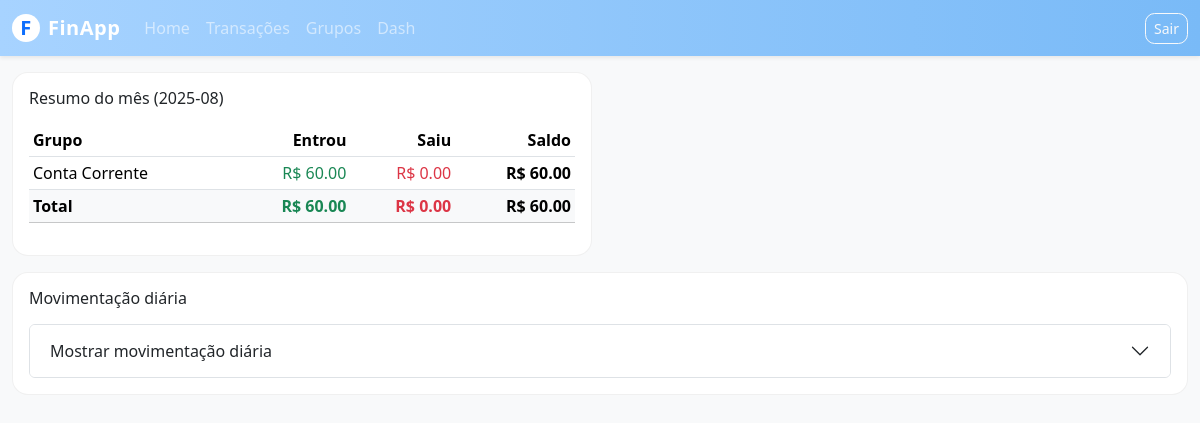
Page / (signed in) on the earlier database version.
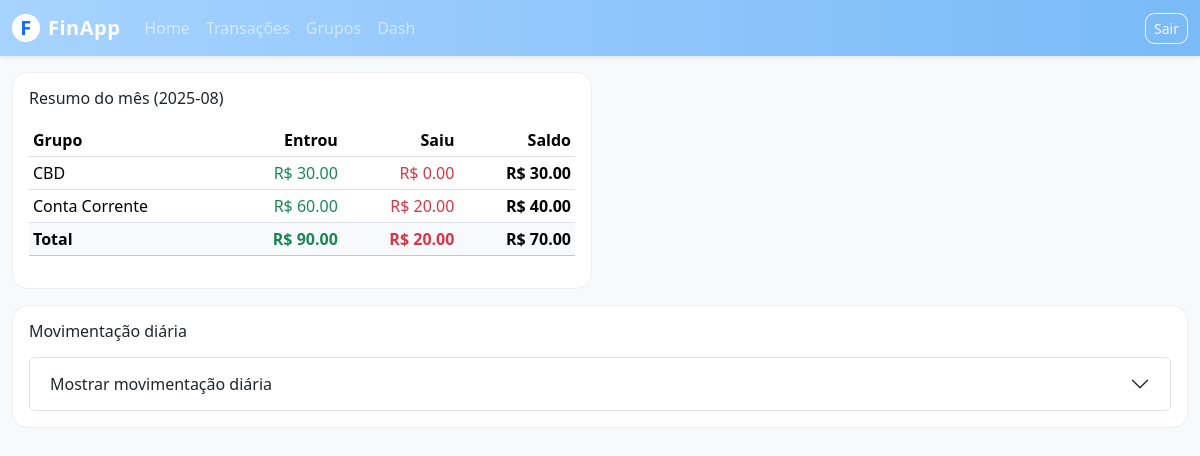
Same page on the later database version.
### app/models.py (models this page shows)
class Group(SQLModel, table=True):
    _tablename_ = "group"
    id: Optional[int] = Field(default=None, primary_key=True)
    user_id: int = Field(index=True)
    name: str

### app/main.py (the view)
@app.get("/", response_class=HTMLResponse)
def home(
    request: Request,
    start: Optional[str] = Query(default=None),
    end: Optional[str] = Query(default=None),
    gf: Optional[TList[str]] = Query(default=None),  # filtro por grupos
):
    uid = get_current_user_id(request)
    if not uid:
        return render(
            "home.html",
            title="FinApp",
            user_id=None,
            month=None,
            groups=None,
            totals=None,
            day_rows=None,
            start_val=None,
            end_val=None,
            gf=[],
            gf_label=None,
            group_options=[],
            default_group_id=None,
        )
    default_group = ensure_default_group(uid)
    groups_orm = get_user_groups(uid) or [default_group]
    group_options = [{"id": g.id, "name": g.name} for g in groups_orm]
    name_by_gid = {g["id"]: g["name"] for g in group_options}
    first_day, next_month_first, month_label = month_bounds()
    groups_list, totals = monthly_summary_by_group(uid)
    default_start = first_day
    default_end = next_month_first - timedelta(days=1)
    start_date = parse_date_yyyy_mm_dd(start) or default_start
    end_date = parse_date_yyyy_mm_dd(end) or default_end
    if end_date < start_date:
        end_date = start_date
    full_day_rows = daily_series_by_group(uid, start_date, end_date)
    gf_list: TList[str] = gf or []
    gf_set = set(gf_list)
    if not gf_list or "all" in gf_set:
        filtered = full_day_rows
        gf_label = "Todos os grupos"
    elif "total" in gf_set and len(gf_set) == 1:
        filtered = []
        running = 0.0
        for d in full_day_rows:
            inc = sum(r["in"] for r in d["rows"])
            out = sum(r["out"] for r in d["rows"])
            net = inc - out
            running += net
            filtered.append({
                "day": d["day"],
                "rows": [{
                    "group": "Total",
                    "in": inc, "out": out, "net": net, "balance": running
                }]
            })
        gf_label = "Total"
    else:
        selected_ids = set()
        for v in gf_list:
            try:
                selected_ids.add(int(v))
            except ValueError:
                pass
        selected_names = {name_by_gid[i] for i in selected_ids if i in name_by_gid}
        if not selected_names:
            filtered = full_day_rows
            gf_label = "Todos os grupos"
        else:
            out_rows: TList[Dict] = []
            for d in full_day_rows:
                rows = [r for r in d["rows"] if r["group"] in selected_names]
                existing_names = {r["group"] for r in rows}
                for name in selected_names - existing_names:
                    prev_balance = 0.0
                    if out_rows:
                        for prev in reversed(out_rows):
                            prev_row = next((rr for rr in prev["rows"] if rr["group"] == name), None)
                            if prev_row:
                                prev_balance = prev_row["balance"]
                                break
                    rows.append({"group": name, "in": 0.0, "out": 0.0, "net": 0.0, "balance": prev_balance})
                rows.sort(key=lambda x: x["group"].lower())
                out_rows.append({"day": d["day"], "rows": rows})
            gf_label = ", ".join(sorted(selected_names))
            filtered = out_rows
    display_rows = _prune_empty_days(filtered)
    return render(
        "home.html",
        title="FinApp",
        user_id=uid,
        month=month_label,
        groups=groups_list,
        totals=totals,
        day_rows=display_rows,
        start_val=start_date.isoformat(),
        end_val=end_date.isoformat(),
        gf=gf_list,
        gf_label=gf_label,
        group_options=group_options,
        default_group_id=default_group.id,
    )

### app/templates/home.html (shortened to what this page needs)
{% extends "base.html" %}
{% block content %}
<div class="row g-3">
  <div class="col-12 col-lg-6">
    <div class="card w-100">
      <div class="card-body">
        <h2 class="h6 mb-3">Resumo do mês{% if month %} ({{ month }}){% endif %}</h2>
        {% if groups %}
        <div class="table-responsive">
          <table class="table table-sm align-middle">
            <thead>
              <tr>
                <th>Grupo</th>
                <th class="text-end">Entrou</th>
                <th class="text-end">Saiu</th>
                <th class="text-end">Saldo</th>
              </tr>
            </thead>
            <tbody>
              {% for g in groups %}
              <tr>
                <td>{{ g.name }}</td>
                <td class="text-end text-success">R$ {{ "%.2f"|format(g.in) }}</td>
                <td class="text-end text-danger">R$ {{ "%.2f"|format(g.out) }}</td>
                <td class="text-end fw-semibold">R$ {{ "%.2f"|format(g.net) }}</td>
              </tr>
              {% endfor %}
            </tbody>
            <tfoot>
              <tr class="table-light">
                <th>Total</th>
                <th class="text-end text-success">R$ {{ "%.2f"|format(totals.in if totals else 0) }}</th>
                <th class="text-end text-danger">R$ {{ "%.2f"|format(totals.out if totals else 0) }}</th>
                <th class="text-end fw-bold">R$ {{ "%.2f"|format(totals.net if totals else 0) }}</th>
              </tr>
            </tfoot>
          </table>
        </div>
        {% else %}
          <p class="text-muted">Nenhum dado para exibir.</p>
        {% endif %}
      </div>
    </div>
  </div>
  <div class="col-12">
    <div class="card w-100">
      <div class="card-body">
        <h2 class="h6 mb-3">Movimentação diária</h2>
        <div class="accordion" id="accordionDaily">
          <div class="accordion-item">
            <h2 class="accordion-header" id="headingDaily">
              <button class="accordion-button collapsed" type="button" data-bs-toggle="collapse" data-bs-target="#collapseDaily" aria-expanded="false" aria-controls="collapseDaily">
                Mostrar movimentação diária
              </button>
            </h2>
          </div>
        </div>
      </div>
    </div>
  </div>
</div>
{% endblock %}

Differences in the rows shown:
added Group: name "CBD", in "30.00", out "0.00", net "30.00"
computed for Group "Conta Corrente": out "0.00" → "20.00"; net "60.00" → "40.00"
Other differences:
{{ "%.2f"|format(totals.in if totals else 0) }}: "60.00" → "90.00"
{{ "%.2f"|format(totals.out if totals else 0) }}: "0.00" → "20.00"
{{ "%.2f"|format(totals.net if totals else 0) }}: "60.00" → "70.00"
